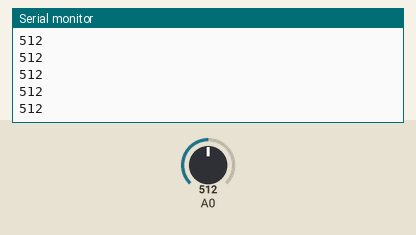
Recording of a sketch running on a simulated Arduino Uno, built with avr-gcc and run on an emulated ATmega328P. Parts: the last lines printed to the serial monitor. The test bench sets the inputs (shaded band); at power-on: A0 = 512.

Above: at 1.2 s.
1.3 s: A0 set to 716
At 1.56 s:
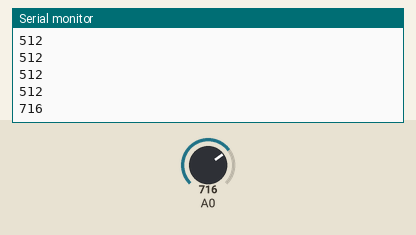
2.8 s: A0 set to 900
At 2.96 s:
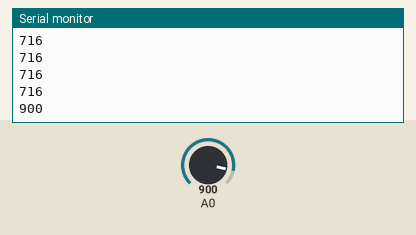
Timing chart, 0 to 5.8 s (numbered marks = the images above; inputs shaded):
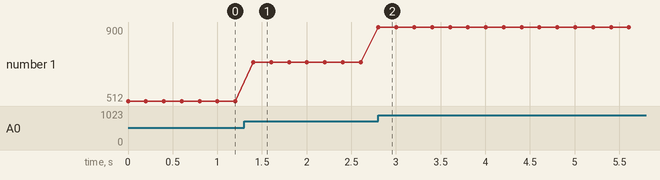

The sketch:

PIRinputTest_120502.ino
```cpp
// PIR Sensor Testing
// Whim of ImagineN4tion
// 5.2.2012

int PIR = 0;    //Set variable that will store the analog read to 0

void setup(){
  Serial.begin(9600);  //Start the serial port
}

void loop(){
  PIR = analogRead(0);    //Read analog pin A0 and store the value to 'PIR'
  Serial.println(PIR);    //Print the value stored in PIR to the serial port
  delay(200);             //Delay 200ms
}
```

Measured:
- after the input at 1.3 s, the serial monitor: prints a new line after 0.10 s (image 1)
- after the input at 2.8 s, the serial monitor: prints a new line at once (image 2)
- plotted number 1: 512 → 716 after the input at 1.3 s, 716 → 900 after the input at 2.8 s
